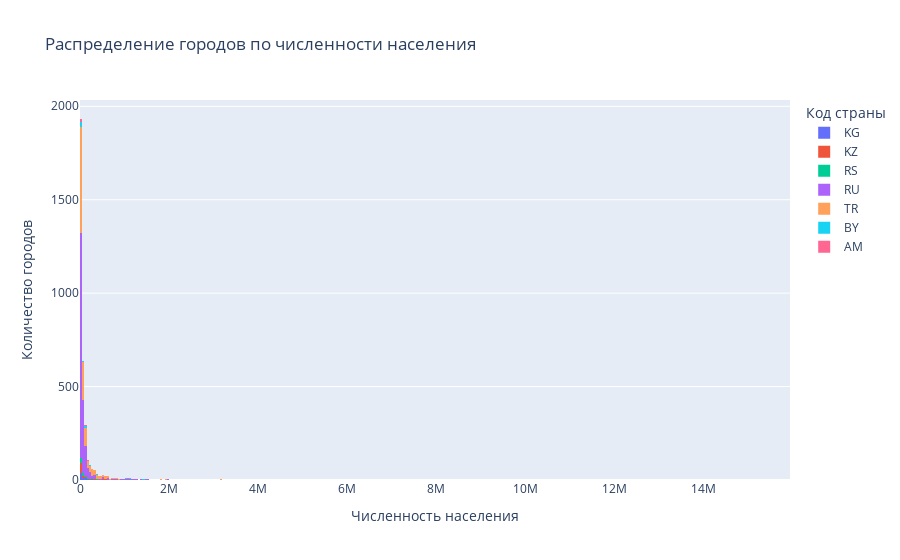

Write notebook code for a chart like this one.
### Markdown cell above
В этих строках кода я вижу танец данных на бумаге моей воображаемой карты. Здесь, с помощью Plotly, мы создаем полотно для наших цифровых картины — гистограмму, которая становится окном в наш мир данных.

Выбирая магию распределения населения по городам в разных странах, мы создаем колоритный пейзаж из столбцов, каждый со своим оттенком, представляющим уникальную страну. Это картина населения, где каждый столбец — это живой рассказ о населенных пунктах, заставляющий наши глаза сиять открытием и пониманием. В этом мире данных, как в волшебном саду, каждый столбец становится частью удивительного исторического пейзажа.

### Code cell
fig = px.histogram(
    df,
    x='population',
    color='country_code',
    
    title='Распределение городов по численности населения',
    labels={'population': 'Численность населения',
            'count': 'Количество городов'}
)

fig.update_layout(
    xaxis_title='Численность населения',
    yaxis_title='Количество городов',
    legend_title='Код страны',
    font=dict(size=12),
      
    showlegend=True,
)

fig.show()

### Figure 1 — Plotly figure (JSON) as saved in the notebook; plotly's stock layout.template omitted (floating-point values rounded to 4 significant figures; data arrays with more than 128 entries replaced by an {"elided": "..."} marker saying what was removed)
{"data": [{"alignmentgroup": "True", "bingroup": "x", "hovertemplate": "country_code=KG<br>Численность населения=%{x}<br>count=%{y}<extra></extra>", "legendgroup": "KG", "marker": {"color": "#636efa", "pattern": {"shape": ""}}, "name": "KG", "offsetgroup": "KG", "orientation": "v", "showlegend": true, "type": "histogram", "x": [1074075, 900000, 974984, 21118, 23046, 103007, 48360, 71443, 54622, 188484, 30540, 47938, 17513, 154340, 22617, 48278, 20577, 30534, 137103, 23594, 103310, 30534, 19774, 28625, 17177, 123239, 41011, 15426, 1260617, 292140, 44866, 33007, 41178, 69180, 70642, 40308, 270994, 84351, 501933, 42875, 15075, 65169, 322164, 1391649, 15616, 18228, 18228, 49410, 282981, 32917, 26609, 26609, 32000, 91983, 548247, 26200, 27730, 146020, 34219, 15019, 112211, 108647, 25497, 145187, 183908, 67363, 37505, 84876, 53401, 93392, 69439, 100320, 87398, 32140, 322164], "xaxis": "x", "yaxis": "y"}, {"alignmentgroup": "True", "bingroup": "x", "hovertemplate": "country_code=KZ<br>Численность населения=%{x}<br>count=%{y}<extra></extra>", "legendgroup": "KZ", "marker": {"color": "#EF553B", "pattern": {"shape": ""}}, "name": "KZ", "offsetgroup": "KZ", "orientation": "v", "showlegend": true, "type": "histogram", "x": [42194, 42167, 733113, 60000, 47290, 227098, 25139, 18421, 41602, 170600, 42552, 292780, 20492, 26678, 76919, 116558, 104357, 43104, 210000, 124000, 35883, 354800, 20065, 16455, 21339, 44929, 17600, 1464269, 20087, 1200000, 579403, 200920, 33492, 358153, 39785, 37881, 1949837, 1977011, 1472866, 16773, 46736, 34797, 835153, 345604, 36175, 36285, 64003, 81364, 35454, 33479, 638300, 221014, 42000, 33017, 1000000, 20996, 32995, 18864, 17711, 150649, 500757, 797036, 18760, 23715, 28196, 27399, 19260, 290700, 556388, 51216, 27072, 618261, 330000, 34799, 70000, 103598, 147443, 596706, 25356, 21238, 26115, 57408, 2894800, 329002, 755640, 121470, 44808, 497777, 1363638, 22047, 34422, 40000, 880227, 29832, 727990, 319067, 52664, 26000, 15934, 15132, 1071645], "xaxis": "x", "yaxis": "y"}, {"alignmentgroup": "True", "bingroup": "x", "hovertemplate": "country_code=RS<br>Численность населения=%{x}<br>count=%{y}<extra></extra>", "legendgroup": "RS", "marker": {"color": "#00cc96", "pattern": {"shape": ""}}, "name": "RS", "offsetgroup": "RS", "orientation": "v", "showlegend": true, "type": "histogram", "x": [55114, 61035, 108000, 63577, 100000, 39084, 48454, 32229, 215400, 16154, 29449, 18320, 25907, 24309, 199395, 155591, 49800, 56199, 49043, 23000, 58000, 27000, 62000, 5108463, 27673, 41736, 40678, 16821, 85996, 250000, 17612, 94758, 23551, 75256, 82846, 147473, 35589, 23982, 20585, 117072, 39387, 1273651, 25000, 124992, 216304, 174513, 298931, 212603, 376319, 159081, 92479, 214536, 273247, 309258, 293308, 91754, 119967, 286549, 2031697, 1563916, 2134409, 79773, 15488, 26247, 76654, 36300, 41935, 16217, 20302, 25774], "xaxis": "x", "yaxis": "y"}, {"alignmentgroup": "True", "bingroup": "x", "hovertemplate": "country_code=RU<br>Численность населения=%{x}<br>count=%{y}<extra></extra>", "legendgroup": "RU", "marker": {"color": "#ab63fa", "pattern": {"shape": ""}}, "name": "RU", "offsetgroup": "RU", "orientation": "v", "showlegend": true, "type": "histogram", "x": {"elided": "2014 int values"}, "xaxis": "x", "yaxis": "y"}, {"alignmentgroup": "True", "bingroup": "x", "hovertemplate": "country_code=TR<br>Численность населения=%{x}<br>count=%{y}<extra></extra>", "legendgroup": "TR", "marker": {"color": "#FFA15A", "pattern": {"shape": ""}}, "name": "TR", "offsetgroup": "TR", "orientation": "v", "showlegend": true, "type": "histogram", "x": {"elided": "1133 int values"}, "xaxis": "x", "yaxis": "y"}, {"alignmentgroup": "True", "bingroup": "x", "hovertemplate": "country_code=BY<br>Численность населения=%{x}<br>count=%{y}<extra></extra>", "legendgroup": "BY", "marker": {"color": "#19d3f3", "pattern": {"shape": ""}}, "name": "BY", "offsetgroup": "BY", "orientation": "v", "showlegend": true, "type": "histogram", "x": [1380391, 24200, 1456779, 362641, 29645, 179000, 18300, 76078, 67054, 37190, 526872, 1426674, 47300, 1039278, 373547, 1142759, 65451, 30000, 15400, 25164, 144945, 100000, 17500, 33897, 209675, 1135731, 342700, 22000, 25000, 50691, 19135, 130777, 34700, 112348, 65400, 51434, 102700, 35908, 15475, 15770, 29441, 1742124, 1996553, 101300, 20100, 106627, 17000, 1411000, 16594, 61802, 1052877, 369200, 34591, 27681, 17400, 19800, 125347, 108000, 82258], "xaxis": "x", "yaxis": "y"}, {"alignmentgroup": "True", "bingroup": "x", "hovertemplate": "country_code=AM<br>Численность населения=%{x}<br>count=%{y}<extra></extra>", "legendgroup": "AM", "marker": {"color": "#FF6692", "pattern": {"shape": ""}}, "name": "AM", "offsetgroup": "AM", "orientation": "v", "showlegend": true, "type": "histogram", "x": [18779, 125400, 18911, 256700, 28832, 20562, 263900, 25963, 46200, 17083, 228300, 21680, 18500, 40795, 251600, 35673, 15059, 23782, 101098, 215500, 148381, 233300, 33160, 15208, 137600, 20379, 122200, 48100, 1092800, 1093485, 150200], "xaxis": "x", "yaxis": "y"}], "layout": {"barmode": "relative", "font": {"size": 12}, "legend": {"title": {"text": "Код страны"}, "tracegroupgap": 0}, "showlegend": true, "title": {"text": "Распределение городов по численности населения"}, "xaxis": {"anchor": "y", "domain": [0, 1], "title": {"text": "Численность населения"}}, "yaxis": {"anchor": "x", "domain": [0, 1], "title": {"text": "Количество городов"}}}}
